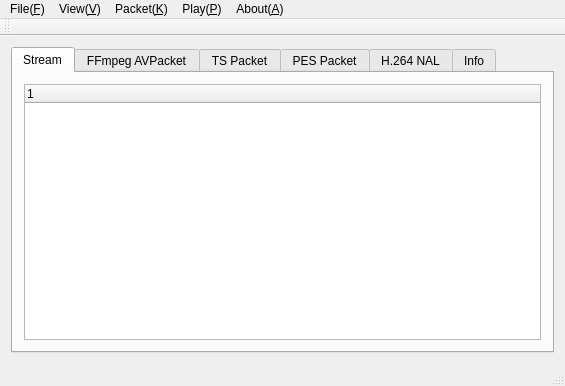
<?xml version="1.0" encoding="UTF-8"?>
<ui version="4.0">
 <class>MainWindow</class>
 <widget class="QMainWindow" name="MainWindow">
  <property name="geometry">
   <rect>
    <x>0</x>
    <y>0</y>
    <width>565</width>
    <height>386</height>
   </rect>
  </property>
  <property name="windowTitle">
   <string>TS Stream Analyzer</string>
  </property>
  <widget class="QWidget" name="centralWidget">
   <layout class="QGridLayout" name="gridLayout">
    <item row="0" column="0">
     <widget class="QTabWidget" name="tabWidget">
      <property name="currentIndex">
       <number>0</number>
      </property>
      <widget class="QWidget" name="tabStreamView">
       <attribute name="title">
        <string>Stream</string>
       </attribute>
       <layout class="QGridLayout" name="gridLayout_2">
        <item row="0" column="0">
         <widget class="QTreeWidget" name="treeWidgetStreamPacketList">
          <column>
           <property name="text">
            <string notr="true">1</string>
           </property>
          </column>
         </widget>
        </item>
       </layout>
      </widget>
      <widget class="QWidget" name="tabFFmpegAVPacketView">
       <attribute name="title">
        <string>FFmpeg AVPacket</string>
       </attribute>
       <layout class="QGridLayout" name="gridLayout_3">
        <item row="0" column="0">
         <widget class="QTableWidget" name="tableWidgetFFmpegAVPacketList"/>
        </item>
       </layout>
      </widget>
      <widget class="QWidget" name="tabTSPacketView">
       <attribute name="title">
        <string>TS Packet</string>
       </attribute>
       <layout class="QGridLayout" name="gridLayoutTSView"/>
      </widget>
      <widget class="QWidget" name="tabPESPacketView">
       <attribute name="title">
        <string>PES Packet</string>
       </attribute>
       <layout class="QGridLayout" name="gridLayoutPESView"/>
      </widget>
      <widget class="QWidget" name="tabH264NALView">
       <attribute name="title">
        <string>H.264 NAL</string>
       </attribute>
       <layout class="QGridLayout" name="gridLayout_6">
        <item row="0" column="0">
         <widget class="QTableWidget" name="tableWidgetH264NALList"/>
        </item>
       </layout>
      </widget>
      <widget class="QWidget" name="tab">
       <attribute name="title">
        <string>Info</string>
       </attribute>
       <layout class="QGridLayout" name="gridLayout_4">
        <item row="0" column="0">
         <widget class="QTableWidget" name="tableWidgetInfo"/>
        </item>
       </layout>
      </widget>
     </widget>
    </item>
   </layout>
  </widget>
  <widget class="QMenuBar" name="menuBar">
   <property name="geometry">
    <rect>
     <x>0</x>
     <y>0</y>
     <width>565</width>
     <height>23</height>
    </rect>
   </property>
   <widget class="QMenu" name="menuFile_F">
    <property name="title">
     <string>File(&amp;F)</string>
    </property>
    <addaction name="actionOpen"/>
    <addaction name="separator"/>
    <addaction name="actionExit"/>
   </widget>
   <widget class="QMenu" name="menuAbout_A">
    <property name="title">
     <string>About(&amp;A)</string>
    </property>
    <addaction name="actionAbout"/>
   </widget>
   <widget class="QMenu" name="menuView_V">
    <property name="title">
     <string>View(&amp;V)</string>
    </property>
    <addaction name="actionStream"/>
    <addaction name="actionFFmpeg_AVPacket"/>
    <addaction name="actionTS_Packet"/>
    <addaction name="actionPES_Packet_P"/>
    <addaction name="actionH_264_NAL_N"/>
   </widget>
   <widget class="QMenu" name="menuPlay_P">
    <property name="title">
     <string>Play(&amp;P)</string>
    </property>
    <addaction name="actionPlay_Stream"/>
   </widget>
   <widget class="QMenu" name="menuPacket_K">
    <property name="title">
     <string>Packet(&amp;K)</string>
    </property>
    <addaction name="actionEnable_Selected_Packets"/>
    <addaction name="actionDisable_Selected_Packets"/>
   </widget>
   <addaction name="menuFile_F"/>
   <addaction name="menuView_V"/>
   <addaction name="menuPacket_K"/>
   <addaction name="menuPlay_P"/>
   <addaction name="menuAbout_A"/>
  </widget>
  <widget class="QToolBar" name="mainToolBar">
   <attribute name="toolBarArea">
    <enum>TopToolBarArea</enum>
   </attribute>
   <attribute name="toolBarBreak">
    <bool>false</bool>
   </attribute>
  </widget>
  <widget class="QStatusBar" name="statusBar"/>
  <action name="actionOpen">
   <property name="text">
    <string>Open(&amp;O)</string>
   </property>
   <property name="shortcut">
    <string>Ctrl+O</string>
   </property>
  </action>
  <action name="actionExit">
   <property name="text">
    <string>Exit(&amp;X)</string>
   </property>
   <property name="shortcut">
    <string>Ctrl+Q</string>
   </property>
  </action>
  <action name="actionAbout">
   <property name="text">
    <string>About ts analyzer(&amp;A)</string>
   </property>
  </action>
  <action name="actionStream">
   <property name="text">
    <string>Stream(&amp;S)</string>
   </property>
   <property name="shortcut">
    <string>Ctrl+1</string>
   </property>
  </action>
  <action name="actionFFmpeg_AVPacket">
   <property name="text">
    <string>FFmpeg AVPacket(&amp;F)</string>
   </property>
   <property name="shortcut">
    <string>Ctrl+2</string>
   </property>
  </action>
  <action name="actionTS_Packet">
   <property name="text">
    <string>TS Packet(&amp;T)</string>
   </property>
   <property name="shortcut">
    <string>Ctrl+3</string>
   </property>
  </action>
  <action name="actionPES_Packet_P">
   <property name="text">
    <string>PES Packet(&amp;P)</string>
   </property>
   <property name="shortcut">
    <string>Ctrl+4</string>
   </property>
  </action>
  <action name="actionH_264_NAL_N">
   <property name="text">
    <string>H.264 NAL(&amp;N)</string>
   </property>
   <property name="shortcut">
    <string>Ctrl+5</string>
   </property>
  </action>
  <action name="actionPlay_Stream">
   <property name="text">
    <string>Play Stream(&amp;P)</string>
   </property>
   <property name="shortcut">
    <string>Ctrl+P</string>
   </property>
  </action>
  <action name="actionEnable_Selected_Packets">
   <property name="text">
    <string>Enable Selected Packet(s)</string>
   </property>
   <property name="toolTip">
    <string>Enable selected packet(s) while playing stream</string>
   </property>
   <property name="shortcut">
    <string>Alt+E</string>
   </property>
  </action>
  <action name="actionDisable_Selected_Packets">
   <property name="text">
    <string>Disable Selected Packet(s)</string>
   </property>
   <property name="toolTip">
    <string>Disable selected packet(s) while playing stream</string>
   </property>
   <property name="shortcut">
    <string>Alt+D</string>
   </property>
  </action>
 </widget>
 <layoutdefault spacing="6" margin="11"/>
 <resources/>
 <connections/>
</ui>
